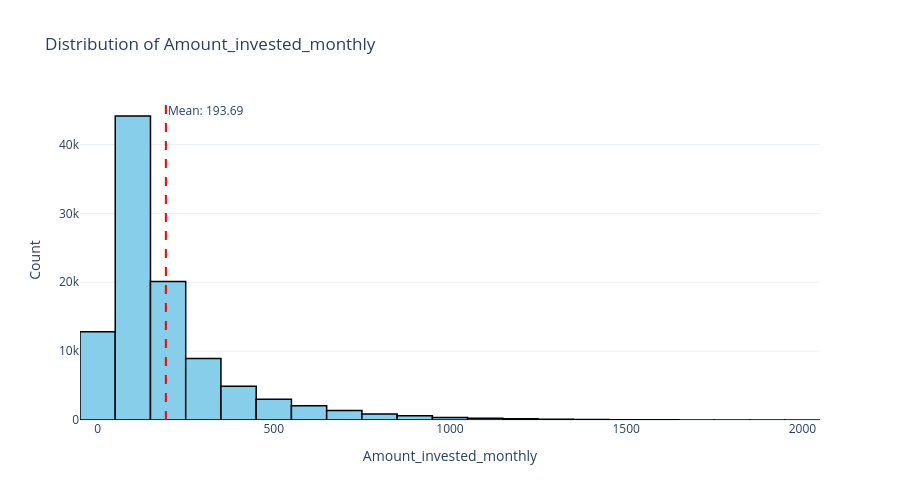

This figure's notebook cell:
### Markdown cell above
# <font color = 'red'> Análisis

### Code cell
# El monto del cliente invertido mensualmente se distribuye con una fuerte asimetría positiva.
# Oscila de 0 a 2.000 dólares.
# El monto mediano es de 194 dólares, mientras que el promedio es de 193 dólares.

plot_histogram(df, 'Amount_invested_monthly', figsize=(900, 500))

### Figure 1 — Plotly figure (JSON) as saved in the notebook; plotly's stock layout.template omitted (floating-point values rounded to 4 significant figures; data arrays with more than 128 entries replaced by an {"elided": "..."} marker saying what was removed)
{"data": [{"bingroup": "x", "hovertemplate": "Amount_invested_monthly=%{x}<br>count=%{y}<extra></extra>", "legendgroup": "", "marker": {"color": "skyblue", "line": {"color": "black", "width": 1.5}, "pattern": {"shape": ""}}, "name": "", "nbinsx": 20, "orientation": "v", "showlegend": false, "type": "histogram", "x": {"elided": "100000 float values"}, "xaxis": "x", "yaxis": "y"}], "layout": {"annotations": [{"showarrow": false, "text": "Mean: 193.69", "x": 193.7, "xanchor": "left", "xref": "x", "y": 1, "yanchor": "top", "yref": "y domain"}], "barmode": "relative", "height": 500, "legend": {"tracegroupgap": 0}, "shapes": [{"line": {"color": "red", "dash": "dash"}, "type": "line", "x0": 193.7, "x1": 193.7, "xref": "x", "y0": 0, "y1": 1, "yref": "y domain"}], "title": {"text": "Distribution of Amount_invested_monthly"}, "width": 900, "xaxis": {"anchor": "y", "domain": [0, 1], "title": {"text": "Amount_invested_monthly"}}, "yaxis": {"anchor": "x", "domain": [0, 1], "title": {"text": "Count"}}}}
